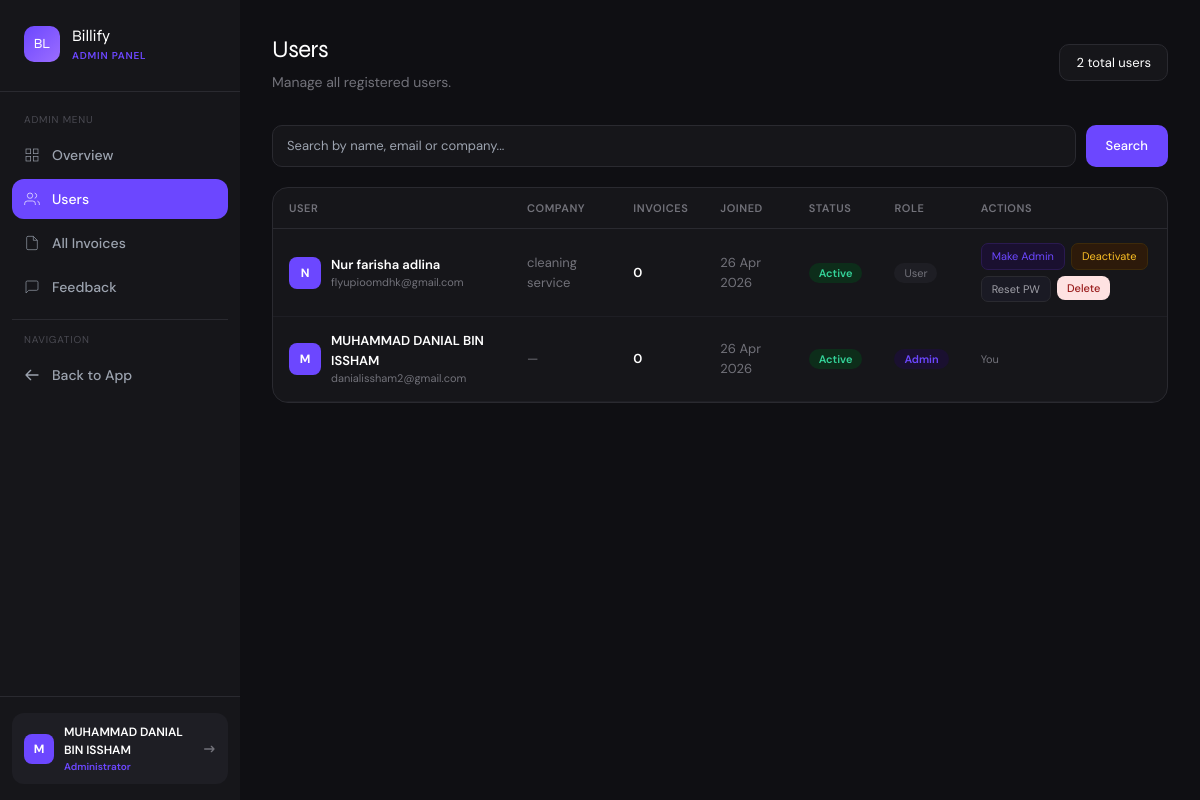
The app's page /admin/users (signed in) with its own data.
### app.py (models this page shows)
class User(UserMixin, db.Model):
    id = db.Column(db.Integer, primary_key=True)
    name = db.Column(db.String(100), nullable=False)
    email = db.Column(db.String(120), unique=True, nullable=False)
    password = db.Column(db.String(200), nullable=False)
    company = db.Column(db.String(100))
    is_admin = db.Column(db.Boolean, default=False)
    is_active_account = db.Column(db.Boolean, default=True)
    created_at = db.Column(db.DateTime, default=datetime.utcnow)
    invoices = db.relationship('Invoice', backref='owner', lazy=True)

### app.py (the view)
@app.route('/admin/users')
@login_required
@admin_required
def admin_users():
    search = request.args.get('search', '').strip()
    query = User.query
    if search:
        query = query.filter(db.or_(
            User.name.ilike(f'%{search}%'),
            User.email.ilike(f'%{search}%'),
            User.company.ilike(f'%{search}%')
        ))
    users = query.order_by(User.created_at.desc()).all()
    return render_template('admin/users.html', users=users, search=search)

### app.py (called while the page is built)
@app.after_request
def add_security_headers(response):
    response.headers['X-Content-Type-Options'] = 'nosniff'
    response.headers['X-Frame-Options'] = 'SAMEORIGIN'
    response.headers['X-XSS-Protection'] = '1; mode=block'
    response.headers['Referrer-Policy'] = 'strict-origin-when-cross-origin'
    return response

@login_manager.user_loader
def load_user(user_id):
    return User.query.get(int(user_id))

def admin_required(f):
    @wraps(f)
    def decorated(*args, **kwargs):
        if not current_user.is_authenticated or not current_user.is_admin:
            flash('Admin access required.', 'error')
            return redirect(url_for('dashboard'))
        return f(*args, **kwargs)
    return decorated

### templates/admin/users.html (shortened to what this page needs)
{% extends 'admin/base.html' %}
{% block content %}
<div class="flex items-center justify-between mb-8">
  <div>
    <h2 class="font-display font-700" style="font-size:24px;letter-spacing:-0.5px;color:white;">Users</h2>
    <p style="color:#72727a;font-size:14px;margin-top:4px;">Manage all registered users.</p>
  </div>
  <div style="background:#16161a;border:1px solid #2a2a30;border-radius:10px;padding:6px 4px;color:white;font-size:13px;padding:8px 16px;">
    {{ users|length }} total users
  </div>
</div>
<form method="GET" style="margin-bottom:20px;">
  <div style="display:flex;gap:10px;">
    <input type="text" name="search" value="{{ search }}" placeholder="Search by name, email or company..."
      style="flex:1;background:#16161a;border:1px solid #2a2a30;border-radius:10px;padding:10px 14px;font-size:13px;color:white;outline:none;"
      onfocus="this.style.borderColor='#6c47ff'" onblur="this.style.borderColor='#2a2a30'" />
    <button type="submit" class="btn-primary" style="padding:10px 20px;font-size:13px;">Search</button>
  </div>
</form>
<div style="background:#16161a;border:1px solid #2a2a30;border-radius:16px;overflow:hidden;">
  <table style="width:100%;font-size:13px;border-collapse:collapse;">
    <thead>
      <tr style="border-bottom:1px solid #2a2a30;">
        {% for col in ['User', 'Company', 'Invoices', 'Joined', 'Status', 'Role', 'Actions'] %}
        <th style="padding:12px 16px;text-align:left;font-size:11px;font-weight:600;color:#72727a;text-transform:uppercase;letter-spacing:0.05em;">{{ col }}</th>
        {% endfor %}
      </tr>
    </thead>
    <tbody>
      {% for u in users %}
      <tr style="border-bottom:1px solid #1e1e24;" onmouseover="this.style.background='#1e1e24'" onmouseout="this.style.background='transparent'">
        <td style="padding:14px 16px;">
          <div style="display:flex;align-items:center;gap:10px;">
            <div style="width:32px;height:32px;border-radius:8px;background:#6c47ff;display:flex;align-items:center;justify-content:center;font-weight:700;color:white;font-size:12px;flex-shrink:0;">
              {{ u.name[0].upper() }}
            </div>
            <div>
              <div style="font-weight:600;color:white;">{{ u.name }}</div>
              <div style="font-size:11px;color:#72727a;">{{ u.email }}</div>
            </div>
          </div>
        </td>
        <td style="padding:14px 16px;color:#72727a;">{{ u.company or '—' }}</td>
        <td style="padding:14px 16px;color:white;font-weight:600;">{{ u.invoices|length }}</td>
        <td style="padding:14px 16px;color:#72727a;">{{ u.created_at.strftime('%d %b %Y') }}</td>
        <td style="padding:14px 16px;">
          {% if u.is_active_account %}
          <span style="background:#0d2d1a;color:#34d399;padding:3px 10px;border-radius:20px;font-size:11px;font-weight:600;">Active</span>
          {% else %}
          <span style="background:#2d1010;color:#f87171;padding:3px 10px;border-radius:20px;font-size:11px;font-weight:600;">Inactive</span>
          {% endif %}
        </td>
        <td style="padding:14px 16px;">
          {% if u.is_admin %}
          <span style="background:#1a1030;color:#6c47ff;padding:3px 10px;border-radius:20px;font-size:11px;font-weight:600;">Admin</span>
          {% else %}
          <span style="background:#1e1e24;color:#72727a;padding:3px 10px;border-radius:20px;font-size:11px;">User</span>
          {% endif %}
        </td>
        <td style="padding:14px 16px;">
          {% if u.id != current_user.id %}
          <div style="display:flex;gap:6px;flex-wrap:wrap;">
            <form method="POST" action="{{ url_for('admin_toggle_admin', id=u.id) }}" style="display:inline;">
              <button type="submit" style="font-size:11px;padding:4px 10px;border-radius:7px;background:#1a1030;color:#6c47ff;border:1px solid #2a1a50;cursor:pointer;">
                {{ 'Remove Admin' if u.is_admin else 'Make Admin' }}
              </button>
            </form>
            <form method="POST" action="{{ url_for('admin_toggle_active', id=u.id) }}" style="display:inline;">
              <button type="submit" style="font-size:11px;padding:4px 10px;border-radius:7px;{% if u.is_active_account %}background:#2d1a0a;color:#fbbf24;border:1px solid #3d2a0a;{% else %}background:#0d2d1a;color:#34d399;border:1px solid #0d3d1a;{% endif %}cursor:pointer;">
                {{ 'Deactivate' if u.is_active_account else 'Activate' }}
              </button>
            </form>
            <button onclick="showResetModal({{ u.id }}, '{{ u.name }}')"
              style="font-size:11px;padding:4px 10px;border-radius:7px;background:#1a1a24;color:#a0a0a8;border:1px solid #2a2a30;cursor:pointer;">
              Reset PW
            </button>
            <form method="POST" action="{{ url_for('admin_delete_user', id=u.id) }}" style="display:inline;"
              onsubmit="return confirm('Delete {{ u.name }}? This will delete ALL their invoices too. Cannot be undone.')">
              <button type="submit" class="btn-danger" style="font-size:11px;padding:4px 10px;">Delete</button>
            </form>
          </div>
          {% else %}
          <span style="font-size:11px;color:#72727a;">You</span>
          {% endif %}
        </td>
      </tr>
      {% endfor %}
    </tbody>
  </table>
</div>
{% endblock %}

### templates/admin/base.html (shortened to what this page needs)
<!DOCTYPE html>
<html lang="en">
<head>
  <script src="https://cdn.tailwindcss.com"></script>
</head>
<body style="background:#0f0f13; min-height:100vh;">
<div class="flex min-h-screen">
  <aside style="width:240px;background:#16161a;flex-shrink:0;" class="fixed h-full z-10 flex flex-col">
    <div class="px-6 py-6" style="border-bottom:1px solid #2a2a30;">
      <div class="flex items-center gap-3 mb-1">
        <div style="width:36px;height:36px;background:linear-gradient(135deg,#6c47ff,#9b6dff);border-radius:10px;display:flex;align-items:center;justify-content:center;">
          <span class="font-display font-700 text-white" style="font-size:14px;">BL</span>
        </div>
        <div>
          <div class="font-display font-700 text-white" style="font-size:16px;">Billify</div>
          <div style="font-size:10px;color:#6c47ff;font-weight:600;letter-spacing:0.08em;">ADMIN PANEL</div>
        </div>
      </div>
    </div>
    <nav class="flex-1 px-3 py-5 space-y-1">
      <div style="font-size:10px;color:#4a4a52;text-transform:uppercase;letter-spacing:0.08em;padding:0 12px;margin-bottom:8px;">Admin Menu</div>
      <a href="{{ url_for('admin_dashboard') }}"
         class="nav-link flex items-center gap-3 px-3 py-2.5 rounded-xl text-sm font-medium {% if request.endpoint == 'admin_dashboard' %}active{% else %}text-gray-400{% endif %}">
        <svg class="w-4 h-4" fill="none" stroke="currentColor" viewBox="0 0 24 24"><rect x="3" y="3" width="7" height="7"/><rect x="14" y="3" width="7" height="7"/><rect x="14" y="14" width="7" height="7"/><rect x="3" y="14" width="7" height="7"/></svg>
        Overview
      </a>
      <a href="{{ url_for('admin_users') }}"
         class="nav-link flex items-center gap-3 px-3 py-2.5 rounded-xl text-sm font-medium {% if request.endpoint == 'admin_users' %}active{% else %}text-gray-400{% endif %}">
        <svg class="w-4 h-4" fill="none" stroke="currentColor" viewBox="0 0 24 24"><path d="M17 21v-2a4 4 0 0 0-4-4H5a4 4 0 0 0-4 4v2"/><circle cx="9" cy="7" r="4"/><path d="M23 21v-2a4 4 0 0 0-3-3.87"/><path d="M16 3.13a4 4 0 0 1 0 7.75"/></svg>
        Users
      </a>
      <a href="{{ url_for('admin_invoices') }}"
         class="nav-link flex items-center gap-3 px-3 py-2.5 rounded-xl text-sm font-medium {% if request.endpoint == 'admin_invoices' %}active{% else %}text-gray-400{% endif %}">
        <svg class="w-4 h-4" fill="none" stroke="currentColor" viewBox="0 0 24 24"><path d="M14 2H6a2 2 0 00-2 2v16a2 2 0 002 2h12a2 2 0 002-2V8z"/><polyline points="14 2 14 8 20 8"/></svg>
        All Invoices
      </a>
      <a href="{{ url_for('admin_feedback') }}"
         class="nav-link flex items-center gap-3 px-3 py-2.5 rounded-xl text-sm font-medium {% if request.endpoint == 'admin_feedback' %}active{% else %}text-gray-400{% endif %}">
        <svg class="w-4 h-4" fill="none" stroke="currentColor" viewBox="0 0 24 24"><path d="M21 15a2 2 0 0 1-2 2H7l-4 4V5a2 2 0 0 1 2-2h14a2 2 0 0 1 2 2z"/></svg>
        Feedback
      </a>
      <div style="border-top:1px solid #2a2a30;margin:12px 0;"></div>
      <div style="font-size:10px;color:#4a4a52;text-transform:uppercase;letter-spacing:0.08em;padding:0 12px;margin-bottom:8px;">Navigation</div>
      <a href="{{ url_for('dashboard') }}"
         class="nav-link flex items-center gap-3 px-3 py-2.5 rounded-xl text-sm font-medium text-gray-400">
        <svg class="w-4 h-4" fill="none" stroke="currentColor" viewBox="0 0 24 24"><path stroke-linecap="round" stroke-linejoin="round" stroke-width="2" d="M10 19l-7-7m0 0l7-7m-7 7h18"/></svg>
        Back to App
      </a>
    </nav>
    <div class="px-3 py-4" style="border-top:1px solid #2a2a30;">
      <div style="background:#1e1e24;border-radius:12px;padding:10px 12px;display:flex;align-items:center;gap:10px;">
        <div style="width:30px;height:30px;border-radius:8px;background:#6c47ff;display:flex;align-items:center;justify-content:center;font-weight:700;color:white;font-size:12px;flex-shrink:0;">
          {{ current_user.name[0].upper() }}
        </div>
        <div style="flex:1;min-width:0;">
          <div style="font-size:12px;font-weight:600;color:white;truncate;">{{ current_user.name }}</div>
          <div style="font-size:10px;color:#6c47ff;font-weight:600;">Administrator</div>
        </div>
        <a href="{{ url_for('logout') }}" title="Logout">
          <svg class="w-4 h-4" style="color:#72727a;" fill="none" stroke="currentColor" viewBox="0 0 24 24"><path stroke-linecap="round" stroke-linejoin="round" stroke-width="2" d="M17 16l4-4m0 0l-4-4m4 4H7"/></svg>
        </a>
      </div>
    </div>
  </aside>
  <main style="margin-left:240px;flex:1;padding:32px;background:#0f0f13;min-height:100vh;">
    {% block content %}{% endblock %}
  </main>
</div>
</body>
</html>

### templates/admin/base.html (style rules this page uses)
* { font-family: 'DM Sans', sans-serif; }
.font-display { font-family: 'Syne', sans-serif; }
:root { --accent: #6c47ff; --accent-dark: #4a2fe0; --surface: #f7f7fb; --card: #ffffff; --border: #ebebf0; --text: #16161a; --muted: #72727a; }
.nav-link { transition: all 0.15s ease; }
.nav-link.active { background: var(--accent); color: white; }
.btn-primary { background: var(--accent); color: white; border-radius: 10px; font-weight: 500; transition: all 0.15s; border: none; cursor: pointer; }
.btn-danger { background: #fee2e2; color: #991b1b; border-radius: 8px; font-weight: 500; transition: all 0.15s; border: none; cursor: pointer; }

### records on screen
User: name "M", name "MUHAMMAD DANIAL BIN ISSHAM", email "danialissham2@gmail.com", company "—", invoices|length "0", created_at "26 Apr 2026", is_active_account "Active", is_admin "Admin", shows "You"
User: name "N", name "Nur farisha adlina", email "flyupioomdhk@gmail.com", company "cleaning service", invoices|length "0", created_at "26 Apr 2026", shows "Active", shows "User", is_admin "Make Admin", is_active_account "Deactivate"

### other values on screen
{{ users|length }} "2"
{{ col }} "USER" "COMPANY" "INVOICES" "JOINED" "STATUS" "ROLE" "ACTIONS"
